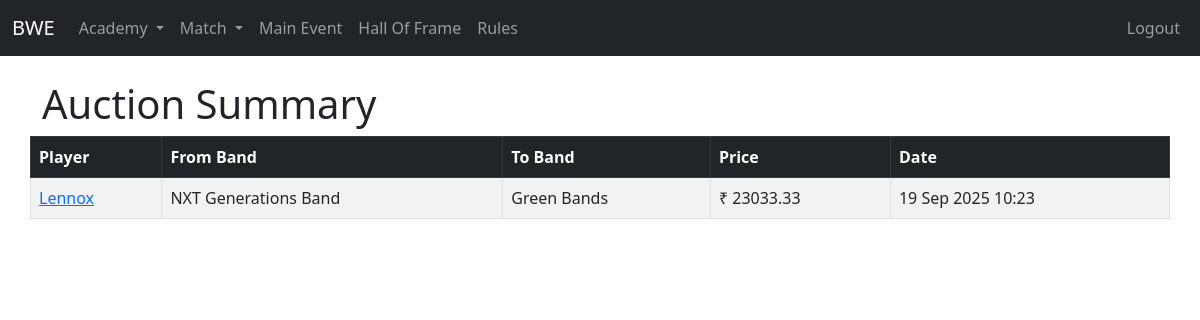
Screenshot of /academy/auction/ (signed in) with the database file from the repository.
### academy/models.py (models this page shows, shortened)
class Auction(models.Model):
    player = models.ForeignKey("Player", on_delete=models.CASCADE, related_name="auctions")
    from_band = models.ForeignKey("Band", on_delete=models.SET_NULL, null=True, blank=True, related_name="auctions_from")
    to_band = models.ForeignKey("Band", on_delete=models.SET_NULL, null=True, blank=True, related_name="auctions_to")
    price = models.FloatField()  # player's networth used in auction
    date = models.DateTimeField(auto_now_add=True)

class Player(models.Model):
    GENDER_CHOICES = [
        ('Male', 'Male'),
        ('Female', 'Female'),
    ]
    name = models.CharField(max_length=200)
    gender = models.CharField(max_length=10, choices=GENDER_CHOICES)
    band = models.ForeignKey(Band, on_delete=models.CASCADE, related_name='player_band')
    wins = models.PositiveIntegerField(default=0)
    matchesplayed = models.PositiveIntegerField(default=0)
    winningpercentage = models.FloatField(default=0)
    networth = models.FloatField(default=0)
    image_url = models.CharField(max_length=120, null=True, blank=True)
    is_active = models.BooleanField(default=True)
    objects = ActivePlayerManager()
    all_objects = models.Manager()
    spouse = models.OneToOneField(
        'self',
        on_delete=models.SET_NULL,
        null=True,
        blank=True,
        related_name="partner"
    )

class Band(models.Model):
    name = models.CharField(max_length=200)
    networth = models.FloatField(default=0)
    image_url = models.CharField(max_length=120, null=True, blank=True)
    emoji = models.CharField(max_length=5, null=True, blank=True)

### academy/views.py (the view)
# urls.py: path('auction/', views.auction_list, name='auction_list'),
@login_required
def auction_list(request):
    auctions = Auction.objects.all().order_by('-date')
    context = {
        'auctions': auctions
    }
    return render(request, 'academy/auctions/auction_list.html', context)

### templates/academy/auctions/auction_list.html
{% extends "base.html" %}
{% block content %}
<div class="row">
    <h1>Auction Summary</h1>
</div>
<div class="row">
    <table class="table table-bordered table-striped">
        <thead class="table-dark">
            <tr>
                <th>Player</th>
                <th>From Band</th>
                <th>To Band</th>
                <th>Price</th>
                <th>Date</th>
            </tr>
        </thead>
        <tbody id="table-body">
            {% for auction in auctions %}
            <tr>
                <td><a href="{% url 'player-view' auction.player.id %}">{{ auction.player.name }}</a></td>
                <td>{{ auction.from_band.name }}</td>
                <td>{{ auction.to_band.name }}</td>
                <td>₹ {{ auction.price|floatformat:2 }}</td>
                <td>{{ auction.date|date:"d M Y H:i" }}</td>
            </tr>
            {% empty %}
            <tr>
                <td colspan="5">No auctions available.</td>
            </tr>
            {% endfor %}
        </tbody>
    </table>
</div>
{% endblock %}

### rows the page displays
Auction: player.name "Lennox", from_band.name "NXT Generations Band", to_band.name "Green Bands", price "23033.33", date "19 Sep 2025 10:23"
